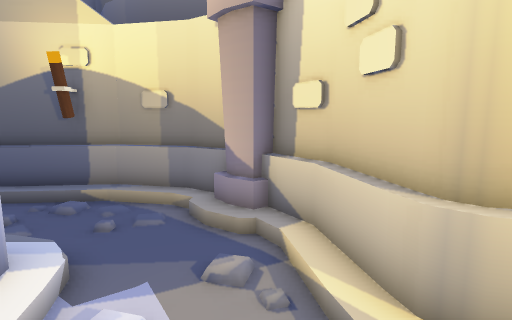
view 1 (above)

15 first-person views from a walk through a 3-D level made in the Unity game engine. The camera is 1.4 m above the floor, tilts 8° down and sees 80° across. The floor is counted in squares, 0.5 m on a side. Each view is taken from the middle of a square. On the plan, view 1 faces up. The plan holds only what a view shows up to about 20 squares ahead; the rest is blank. The place goes on beyond the plan. The player is left out. Some animated figures are not drawn. Some surface patterns are stand-ins.

view 2
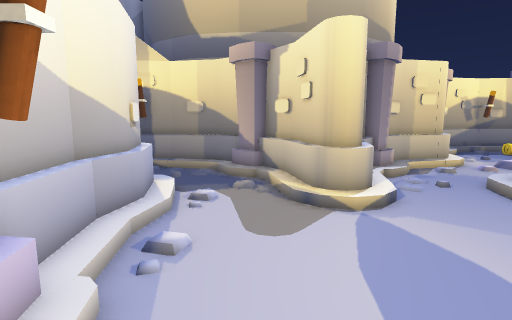

view 3
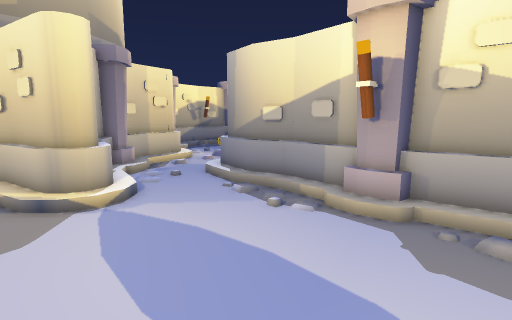

view 4
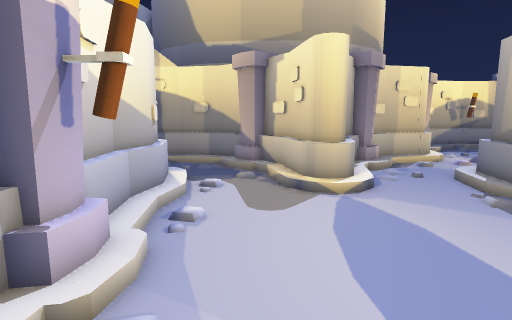

view 5
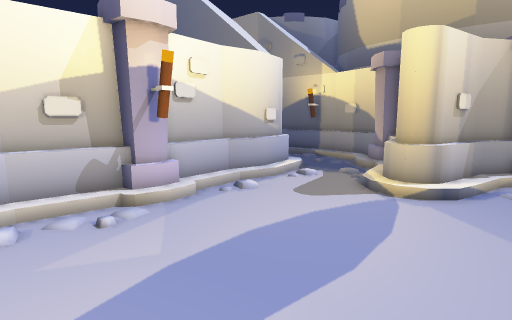

view 6
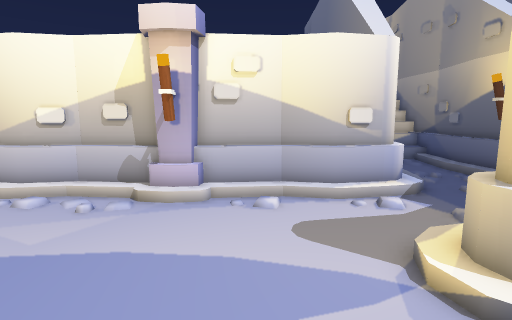

view 7
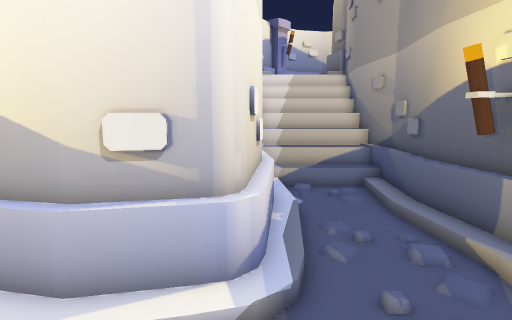

view 8
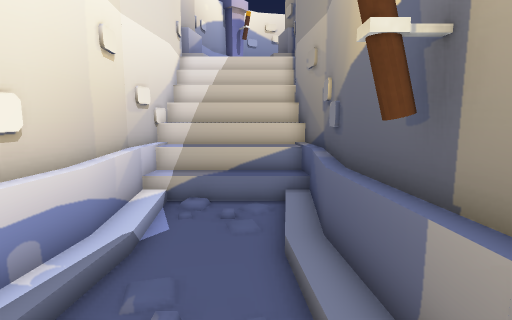

view 9
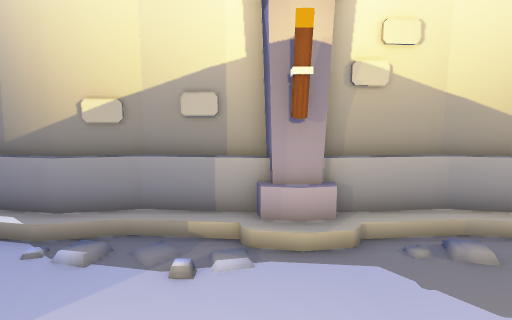

view 10
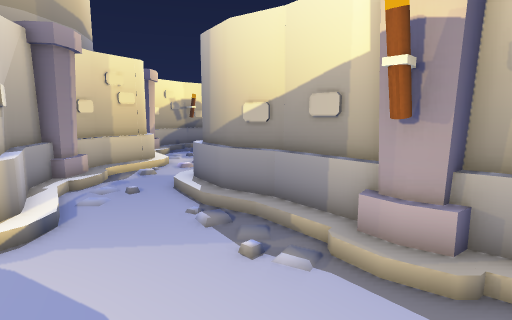

view 11
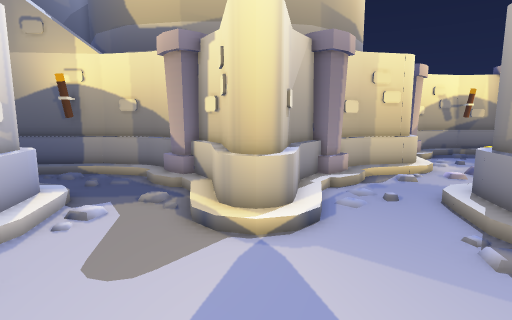

view 12
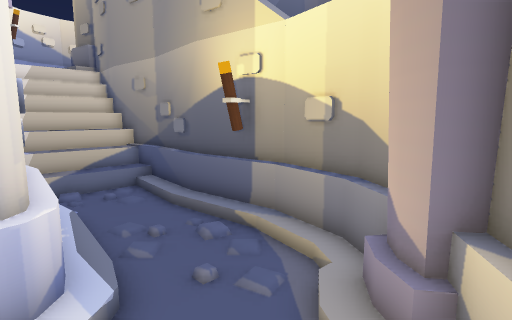

view 13
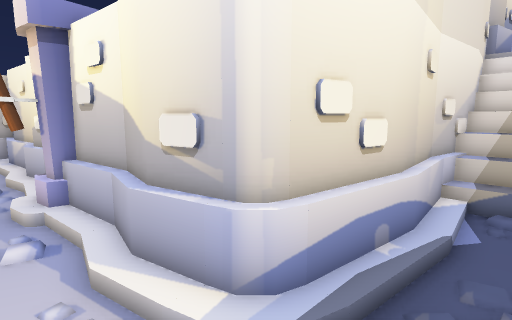

view 14
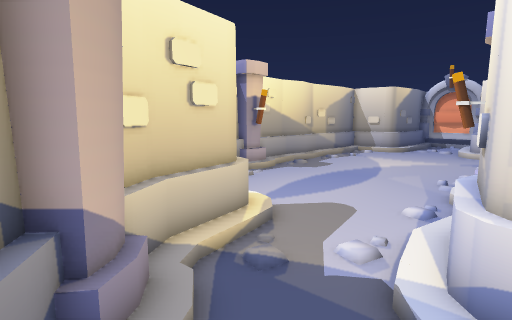

view 15
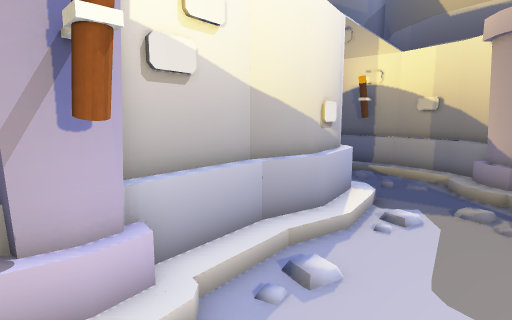

### Floor plan
Key: @ floor where view 1 was taken; # wall or solid block; . main floor; : floor 0.25 m higher than the main floor; / step, stairs or slope; = window, fence, low wall or low ledge; ^ raised ledge; O other object.
Columns run from 19 left of view 1 to 11 right of it. Each row starts with its distance up from view 1.
 19           #
 18          ##
 17          ###                 #
 16         #####               ##
 15             #               #
 14             ###           ##
 13               ########  ^##
 12               ##      ###     #
 11 ##########=##O#####        #^##
 10  / //////===OO//==##      ##=//
  9  / ////......./../###   ###/...
  8  / ////...........:##  ###:....
  7  / /////.........../####=/.....
  6  / //////===////....=^ #=....//
  5 ##########=####=/.../###/..//=
  4               ##/.../###/.../#
  3                #/.../=#=/.../#
  2                #=....///....=#
  1                #/.........../#
  0                #//.@......../#
 -1                #//........../#
 -2                #/.........../#
 -3                ##/........./##
 -4                 OO.........OO
 -5                ##/........./##
 -6                #/.........../#
 -7                #/..........//#
 -8                #/..........//#
 -9                #/......   ../#

Where each view was taken, in squares from view 1:
view 1: 0 up, 0 right, facing up
view 2: 7 down, 0 right, facing up
view 3: 8 down, 0 right, facing up-right
view 4: 9 down, 0 right, facing up
view 5: 9 down, 7 right, facing up-left
view 6: 1 down, 8 right, facing left
view 7: 5 up, 1 right, facing left
view 8: 9 up, 3 left, facing left
view 9: 3 down, 2 right, facing right
view 10: 6 down, 3 right, facing up-right
view 11: 5 down, 3 right, facing up
view 12: 4 up, 1 right, facing up-left
view 13: 8 up, 1 left, facing down-left
view 14: 10 up, 5 left, facing down-right
view 15: 5 down, 1 right, facing up-left
